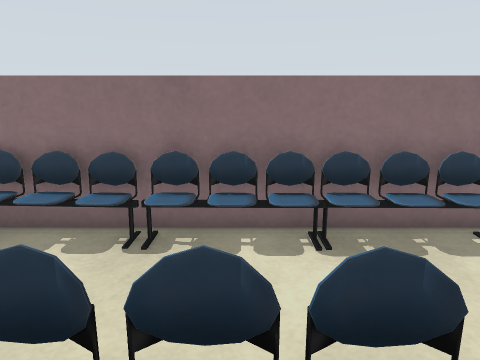
View 1 (above)

18 first-person views from a walk through a robot-simulator world made for Gazebo. The camera is 1.2 m above the floor, tilts 12° down and sees 70° across. The floor is counted in squares, 0.5 m on a side. Each view is taken from the middle of a square. On the plan, view 1 faces up. The plan holds only what a view shows up to about 20 squares ahead; the rest is blank. The place goes on beyond the plan.

View 2
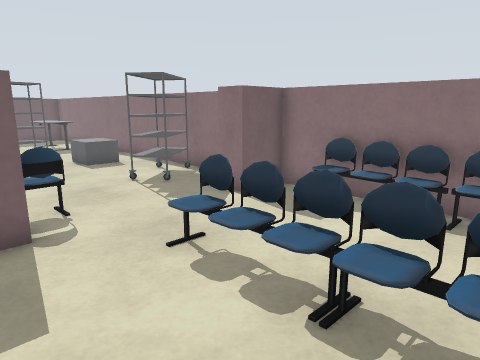

View 3
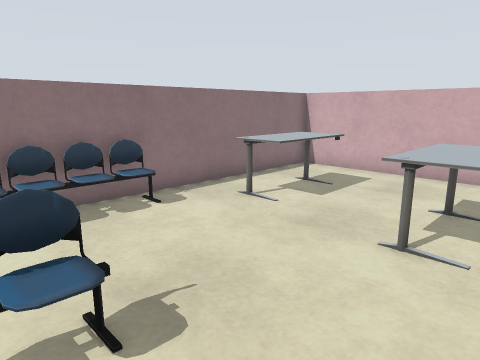

View 4
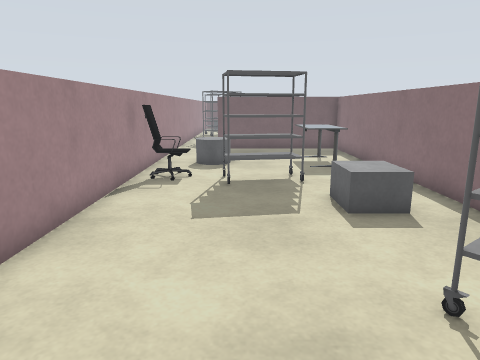

View 5
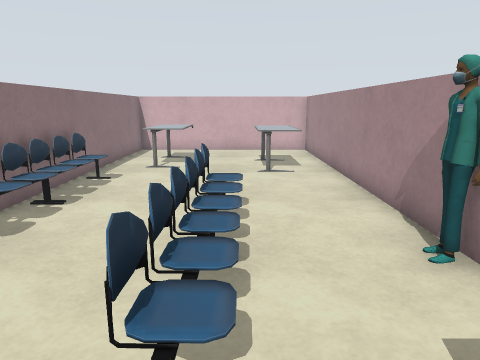

View 6
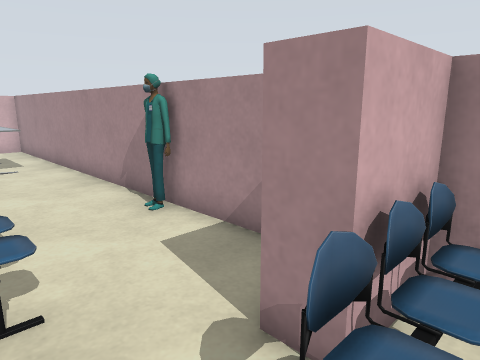

View 7
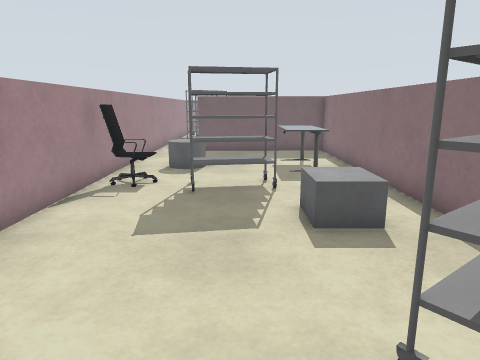

View 8
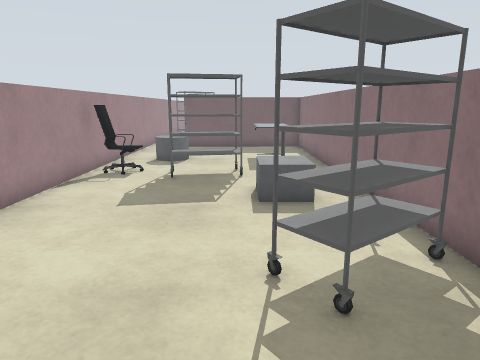

View 9
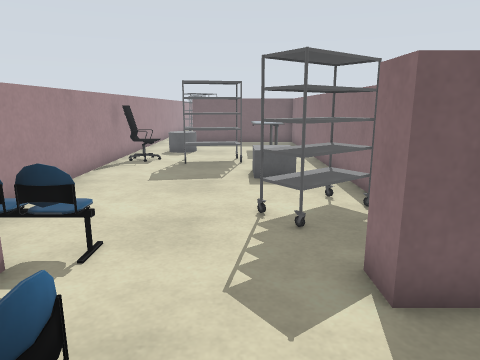

View 10
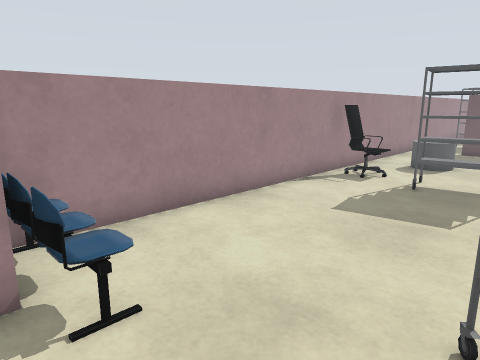

View 11
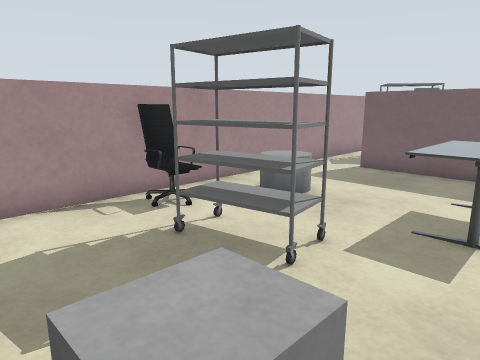

View 12
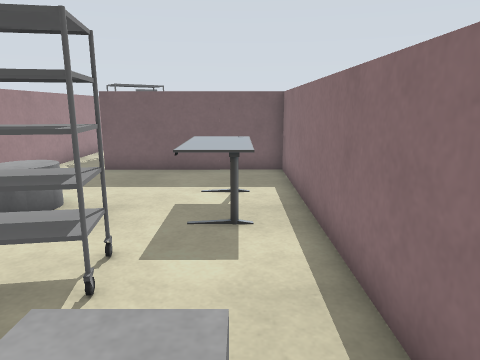

View 13
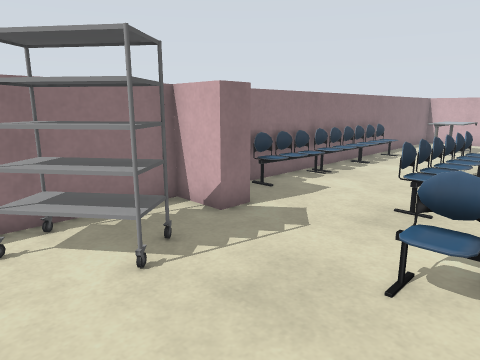

View 14
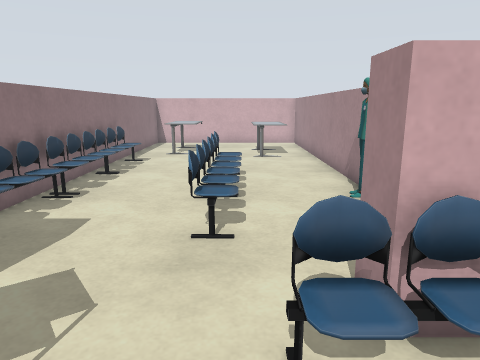

View 15
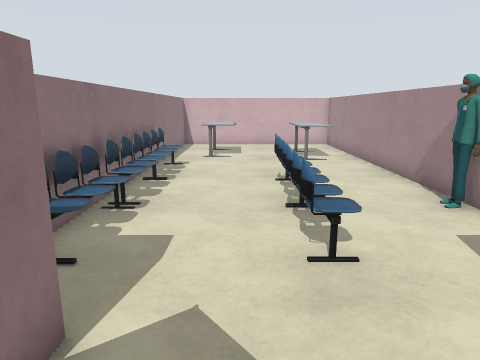

View 16
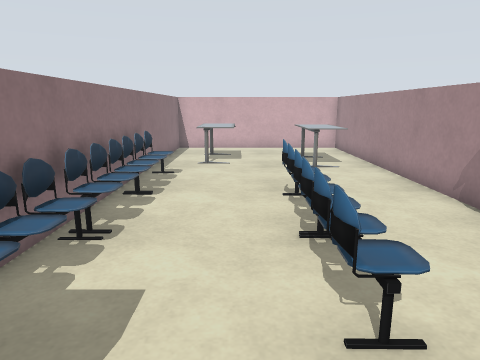

View 17
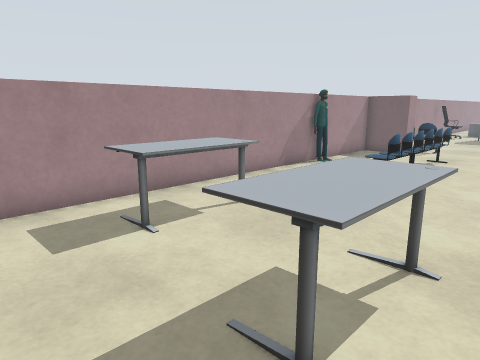

View 18
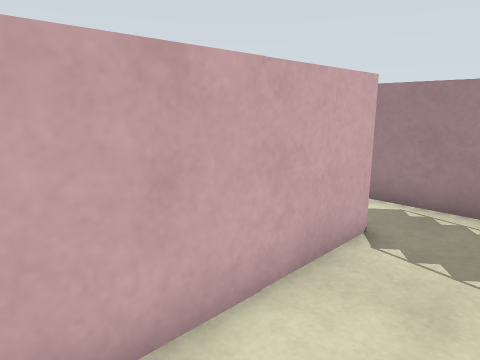

### Floor plan
Points are (right, up) in squares from view 1. A wall is a line through its corners. A room is listed if a view was taken in it or the views show most of it. See-through windows are left out.
Room 1 (views 1, 2, 3, 4, 5, 6, 7, 8, 9, 10, 11, 12, 13, 14, 15, 16, 17)
walls: (-7.6, -0.5) (-6.8, -0.5) (-6.8, -2.7) (12.7, -2.7) (12.7, 6.7) (-6.8, 6.7) (-6.8, 4.9) (-7.8, 4.9) (-7.8, 6.7) (-27.2, 6.7) (-27.2, -0.4); (-26.5, -2.7) (-7.7, -2.7)
ways out: opening at (-27.5, -1.5) to room 2
objects: table (-24, 4) to (-21, 5); grey cylinder (-23, -1) to (-21, 1); office chair (-19, -2) to (-18, -1); rack (-19, 1) to (-18, 3); grey box (-16, 3) to (-15, 5); rack (-12, 4) to (-10, 6); chair (-9, -2) to (-8, 1); chair (-5, 1) to (-2, 2); chair (-5, 6) to (-2, 6); other object (-2, -2); chair (-1, 1) to (1, 2); chair (-1, 5) to (1, 6); chair (2, 5) to (5, 6); table (6, -1) to (9, 0); table (7, 3) to (10, 5)
Room 2 (view 18)
walls: (-28.3, -0.4) (-28.3, 5.8); (-31.5, -2.7) (-26.5, -2.7)
ways out: opening at (-27.5, -1.5) to room 1
objects: other object (-31, -1) to (-31, 0)

Where each view was taken, in squares from view 1:
view 1: 0 up, 0 right, facing up
view 2: 2 down, 0 right, facing up-left
view 3: 2 down, 0 right, facing up-right
view 4: 1 up, 7 left, facing left
view 5: 1 up, 7 left, facing right
view 6: 2 up, 9 left, facing down-right
view 7: 2 up, 8 left, facing left
view 8: 3 up, 6 left, facing left
view 9: 3 up, 3 left, facing left
view 10: 4 up, 7 left, facing down-left
view 11: 6 up, 14 left, facing down-left
view 12: 5 up, 14 left, facing left
view 13: 1 down, 13 left, facing up-right
view 14: 1 up, 11 left, facing right
view 15: 3 up, 10 left, facing right
view 16: 3 up, 8 left, facing right
view 17: 6 up, 12 right, facing down-left
view 18: 6 up, 31 left, facing down-right
